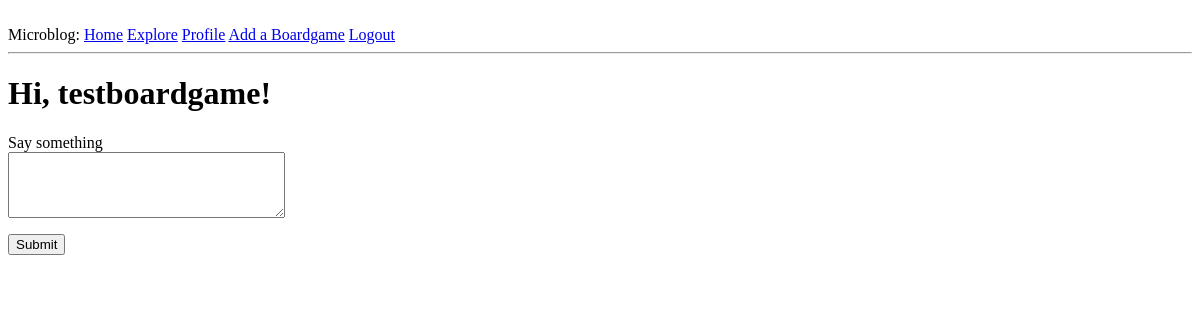
Before: /index (signed in) with the older database file.
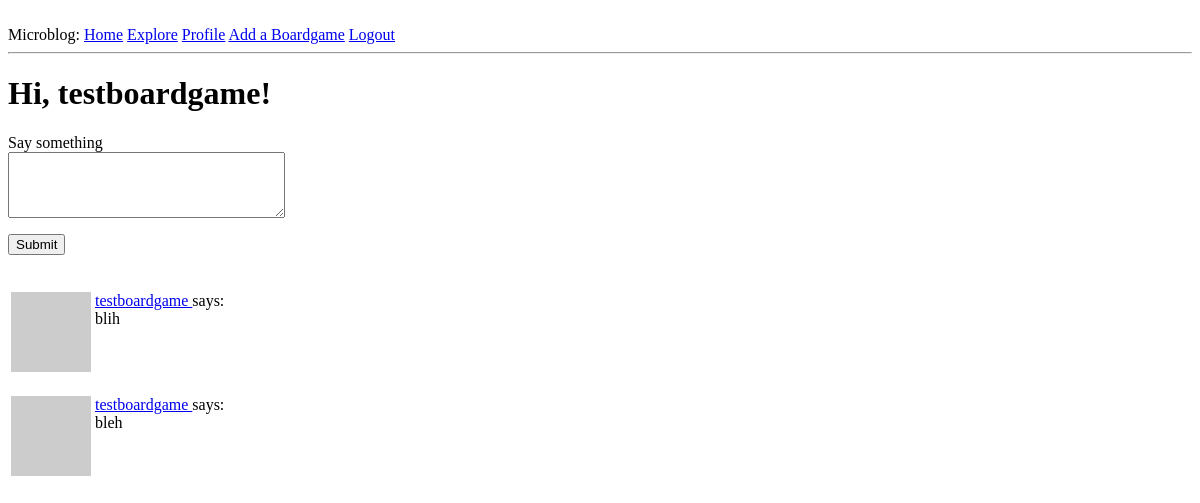
After: the same page with the newer database file.
### app/models.py (models this page shows, shortened)
class Post(db.Model):
    id = db.Column(db.Integer, primary_key=True)
    body = db.Column(db.String(140))
    timestamp = db.Column(db.DateTime, index=True, default=datetime.utcnow)
    user_id = db.Column(db.Integer, db.ForeignKey("user.id"))

class User(UserMixin, db.Model):
    id = db.Column(db.Integer, primary_key=True)
    username = db.Column(db.String(64), index=True, unique=True)
    email = db.Column(db.String(120), index=True, unique=True)
    password_hash = db.Column(db.String(128))
    posts = db.relationship("Post", backref="author", lazy="dynamic")
    about_me = db.Column(db.String(140))
    last_seen = db.Column(db.DateTime, default=datetime.utcnow)
    followed = db.relationship(
        "User",
        secondary=followers,
        primaryjoin=(followers.c.follower_id == id),
        secondaryjoin=(followers.c.followed_id == id),
        backref=db.backref("followers", lazy="dynamic"),
        lazy="dynamic",
    )
    boardgames = db.relationship(
        "Boardgame",
        secondary=boardgames,
        primaryjoin=(boardgames.c.user_id == id),
        secondaryjoin=(boardgames.c.boardgame_id == id),
        backref=db.backref('followers', lazy="dynamic"),
        lazy="dynamic",
    )
    def followed_posts(self):
        followed = Post.query.join(
            followers, (followers.c.followed_id == Post.user_id)).filter(
                followers.c.follower_id == self.id)
        own = Post.query.filter_by(user_id=self.id)
        return followed.union(own).order_by(Post.timestamp.desc())
    def avatar(self, size):
        digest = md5(self.email.lower().encode("utf-8")).hexdigest()
        return "https://www.gravatar.com/avatar/{}?d=identicon&s={}".format(
            digest, size
        )

### app/routes.py (the view)
@app.route('/', methods=['GET', 'POST'])
@app.route('/index', methods=['GET', 'POST'])
@login_required
def index():
    form = PostForm()
    if form.validate_on_submit():
        post = Post(body=form.post.data, author=current_user)
        db.session.add(post)
        db.session.commit()
        flash('Your post is now live!')
        return redirect(url_for('index'))
    page = request.args.get('page', 1, type=int)
    posts = current_user.followed_posts().paginate(
        page, app.config['POSTS_PER_PAGE'], False)
    next_url = url_for('index', page=posts.next_num) \
        if posts.has_next else None
    prev_url = url_for('index', page=posts.prev_num) \
        if posts.has_prev else None
    return render_template("index.html", title='Home Page', form=form,
                           posts=posts.items, next_url=next_url,
                           prev_url=prev_url)

### app/forms.py
class PostForm(FlaskForm):
    post = TextAreaField("Say something", validators=[
        DataRequired(), Length(min=1, max=140)])
    submit = SubmitField('Submit')

### app/models.py (called while the page is built)
@login.user_loader
def load_user(id):
    return User.query.get(int(id))

### app/routes.py (called while the page is built)
@app.before_request
def before_request():
    if current_user.is_authenticated:
        current_user.last_seen = datetime.utcnow()
        db.session.commit()

### app/templates/index.html (shortened to what this page needs)
﻿{% extends "base.html" %}
{% block content %}
<h1>Hi, {{ current_user.username }}!</h1>
{% if form %}
<form action="" method="post">
    <p>
        {{ form.post.label }}<br>
        {{ form.post(cols=32, rows=4) }}<br>
    </p>
    <p>{{ form.submit() }}</p>
</form>
{% endif %}
    {% for post in posts %}
        {% include '_post.html' %}
    {% endfor %}
{% endblock %}

### app/templates/_post.html
﻿<table>
    <tr valign="top">
        <td><img src="{{ post.author.avatar(36) }}"></td>
        <td>
            <a href="{{ url_for('user', username=post.author.username) }}">
                {{ post.author.username }}
            </a>
            says:<br>{{ post.body }}
        </td>
    </tr>
</table>

Changed rows visible on the page:
added Post: author.username "testboardgame", body "blih"
added Post: author.username "testboardgame", body "bleh"
